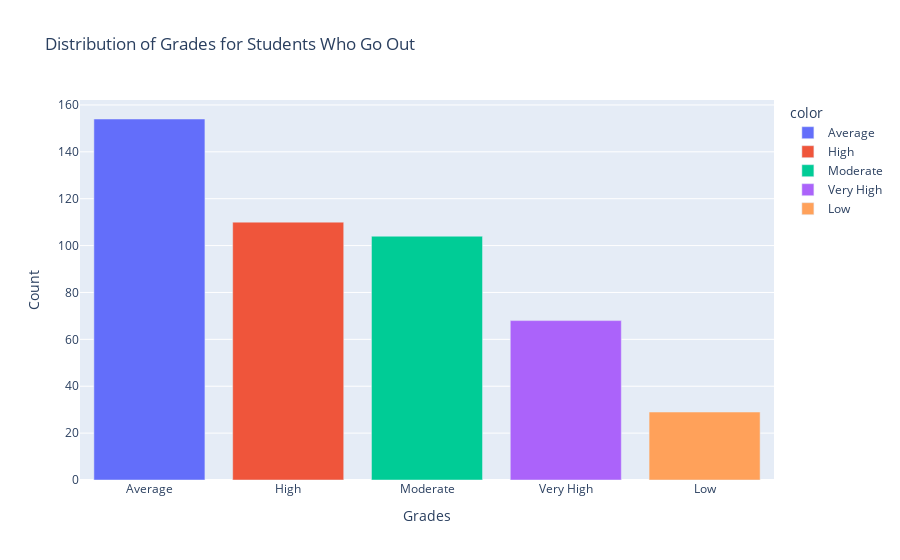

The code cell stored with this chart in its notebook:
### Code cell
#fig_goout.show()

### Figure 1 — Plotly figure (JSON) as saved in the notebook; plotly's stock layout.template omitted (floating-point values rounded to 4 significant figures)
{"data": [{"alignmentgroup": "True", "hovertemplate": "color=Average<br>Grades=%{x}<br>Count=%{y}<extra></extra>", "legendgroup": "Average", "marker": {"color": "#636efa", "pattern": {"shape": ""}}, "name": "Average", "offsetgroup": "Average", "orientation": "v", "showlegend": true, "textposition": "auto", "type": "bar", "x": ["Average"], "xaxis": "x", "y": [154], "yaxis": "y"}, {"alignmentgroup": "True", "hovertemplate": "color=High<br>Grades=%{x}<br>Count=%{y}<extra></extra>", "legendgroup": "High", "marker": {"color": "#EF553B", "pattern": {"shape": ""}}, "name": "High", "offsetgroup": "High", "orientation": "v", "showlegend": true, "textposition": "auto", "type": "bar", "x": ["High"], "xaxis": "x", "y": [110], "yaxis": "y"}, {"alignmentgroup": "True", "hovertemplate": "color=Moderate<br>Grades=%{x}<br>Count=%{y}<extra></extra>", "legendgroup": "Moderate", "marker": {"color": "#00cc96", "pattern": {"shape": ""}}, "name": "Moderate", "offsetgroup": "Moderate", "orientation": "v", "showlegend": true, "textposition": "auto", "type": "bar", "x": ["Moderate"], "xaxis": "x", "y": [104], "yaxis": "y"}, {"alignmentgroup": "True", "hovertemplate": "color=Very High<br>Grades=%{x}<br>Count=%{y}<extra></extra>", "legendgroup": "Very High", "marker": {"color": "#ab63fa", "pattern": {"shape": ""}}, "name": "Very High", "offsetgroup": "Very High", "orientation": "v", "showlegend": true, "textposition": "auto", "type": "bar", "x": ["Very High"], "xaxis": "x", "y": [68], "yaxis": "y"}, {"alignmentgroup": "True", "hovertemplate": "color=Low<br>Grades=%{x}<br>Count=%{y}<extra></extra>", "legendgroup": "Low", "marker": {"color": "#FFA15A", "pattern": {"shape": ""}}, "name": "Low", "offsetgroup": "Low", "orientation": "v", "showlegend": true, "textposition": "auto", "type": "bar", "x": ["Low"], "xaxis": "x", "y": [29], "yaxis": "y"}], "layout": {"barmode": "relative", "legend": {"title": {"text": "color"}, "tracegroupgap": 0}, "title": {"text": "Distribution of Grades for Students Who Go Out"}, "xaxis": {"anchor": "y", "domain": [0, 1], "title": {"text": "Grades"}}, "yaxis": {"anchor": "x", "domain": [0, 1], "title": {"text": "Count"}}}}
